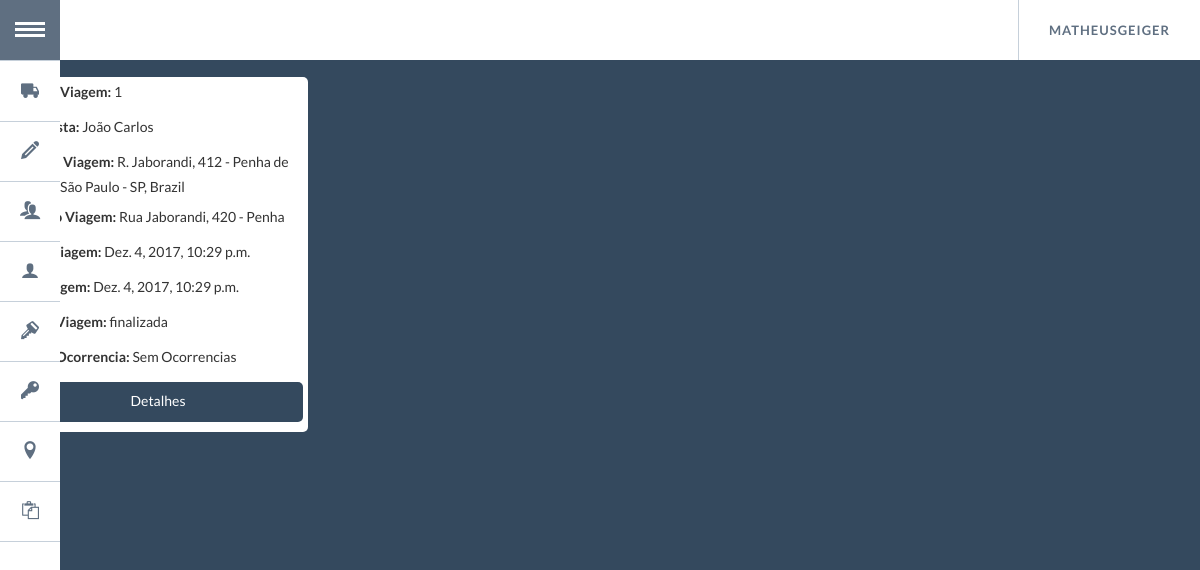
The app's page / (signed in) with its own data.
### app/models.py (models this page shows, shortened)
class Viagem(models.Model):
    cd_viagem = models.AutoField(
        primary_key=True
    )
    origem_viagem = models.CharField(
        null=True,
        blank=True,
        max_length=100
    )
    destino_viagem = models.CharField(
        max_length=100
    )
    data_inicio_viagem = models.DateTimeField(
        null=True,
        blank=True
    )
    data_fim_viagem = models.DateTimeField(
        null=True,
        blank=True
    )
    status_ocorrencia = models.BooleanField(default=False)
    status_viagem = models.CharField(
        max_length=64,
        choices=(
            ('nao_iniciada', 'Nao Iniciada'),
            ('finalizada', 'Finalizada'),
            ('em_andamento', 'Em Andamento'),
            ('cancelada', 'Cancelada')
        ),
        default='nao_iniciada'
    )
    cd_motorista_viagem = models.ForeignKey(
        Motorista,
        null=False,
        blank=False
    )
    class Meta:
        verbose_name = 'Viagem'
        verbose_name_plural = 'Viagens'

class Motorista(models.Model):
    cd_motorista = models.AutoField(
        primary_key=True
    )
    nome_motorista = models.CharField(
        max_length=50
    )
    cpf_motorista = models.CharField(
        max_length=14
    )
    placa_veiculo = models.ForeignKey(
        Veiculo,
        null=False,
        blank=False
    )
    def __unicode__(self):
        return self.nome_motorista or ''
    class Meta:
        verbose_name = 'Motorista'
        verbose_name_plural = 'Motoristas'

### app/views.py (the view)
# urls.py: url(r'^$', app.views.lista_viagem, name='lista_viagem'),
def lista_viagem(request):
    if request.user.is_authenticated():
        viagem = Viagem.objects.all()
        return render(request, 'index_viagem.html', {'viagem' : viagem})
    else:
        return HttpResponseRedirect('/login/?next=%s' % request.path)

### app/templates/index_viagem.html (shortened to what this page needs)
{% extends "base.html" %}
{% block content %}
<div class="container-full" style="padding:0px">
{% for viagem in viagem %}
    <div class="container-card">
      <div class="description-card">
          <p><label>Codigo Viagem:</label> {{ viagem.cd_viagem }}</p>
          {% if viagem.cd_motorista_viagem is not none %}
            <p><label>Motorista: </label> {{viagem.cd_motorista_viagem}}</p>
          {% else %}
            <p class="warning"><label>Motorista: </label> Motorista não definido *</p>
          {% endif %}
          {% if viagem.status_viagem == 'nao_iniciada' %}
          <p class="warning"><label>Origem Viagem: </label>Viagem não Iniciada*</p>
          <p class="warning"><label>Destino Viagem: </label>Viagem não Iniciada*</p>
          <p class="warning"><label>Inicio Viagem: </label>Viagem não Iniciada*</p>
          <p class="warning"><label>Fim Viagem: </label>Viagem não Iniciada*</p>
          <p class="warning"><label>Status Viagem: </label>Viagem não Iniciada*</p>
          {% else %}
          {% if viagem.origem_viagem is not none %}
          <p><label>Origem Viagem: </label> {{ viagem.origem_viagem }}</p>
          {%else%}
          <p><label>Origem Viagem: </label> - </p>
          {%endif%}
          {% if viagem.destino_viagem is not none %}
          <p><label>Destino Viagem: </label> {{ viagem.destino_viagem }}</p>
          {%else%}
          <p><label>Destino Viagem: </label>-</p>
          {%endif%}
          {% if viagem.data_inicio_viagem is not none %}
          <p><label>Inicio Viagem: </label> {{ viagem.data_inicio_viagem }}</p>
          {%else%}
          <p><label>Inicio Viagem: </label> - </p>
          {%endif%}
            {% if viagem.status_viagem == 'em_andamento' %}
              <p><label>Fim Viagem: </label> - </p>
              <p class="alertviagem"><label>Status Viagem: </label> {{ viagem.status_viagem }}</p>
            {%else%}
              <p><label>Fim Viagem: </label> {{ viagem.data_fim_viagem }}</p>
              <p><label>Status Viagem: </label> {{ viagem.status_viagem }}</p>
            {%endif%}
          {% endif %}
          {% if viagem.status_ocorrencia == True %}
          <p><label>Status Ocorrencia: </label> Possui Ocorrencia <span class="warningtrue"></span></p>
          {% else %}
          <p class="warningfalse"><label>Status Ocorrencia: </label> Sem Ocorrencias</p>
          {% endif %}
          <a href="/viagem/{{viagem.cd_viagem}}"><div class="ver_viagem"> Detalhes</div></a>
      </div>
    </div>
{% endfor %}
</div>
{% endblock %}

### app/templates/base.html (shortened to what this page needs)
<!DOCTYPE html>
<html>
<head>
{% block header %}
  <link rel="stylesheet" type="text/css" href="/static/css/bootstrap.min.css" />
  <link rel="stylesheet" type="text/css" href="/static/css/normalize.min.css" />
  <link rel="stylesheet" type="text/css" href="/static/css/popup.min.css" />
  <link rel="stylesheet" type="text/css" href="/static/css/demo.min.css" />
  <link rel="stylesheet" type="text/css" href="/static/css/component.min.css" />
</head>
{% endblock %}
<body>
  {%block menu%}
  <div class="container">
    <ul id="gn-menu" class="gn-menu-main">
      <li class="gn-trigger">
        <a class="gn-icon gn-icon-menu"><span class="">Menu</span></a>
        <nav class="gn-menu-wrapper">
          <div class="gn-scroller">
            <ul class="gn-menu">
              <li><a class="gn-icon gn-icon-viagem" href="/lista_viagem">Listar Viagens</a></li>
              <li><a class="gn-icon gn-nova-viagem" href="/viagem/add_viagem">Cadastrar Viagem</a></li>
              <li><a class="gn-icon gn-icon-motoristas" href="/lista_motorista">Listar Motoristas</a></li>
              <li><a class="gn-icon gn-icon-motorista" href="/motorista/add_motorista">Cadastrar Motorista</a></li>
              <li><a class="gn-icon gn-icon-veiculos" href="/lista_veiculo">Listar Veiculos</a></li>
              <li><a class="gn-icon gn-icon-veiculo" href="/veiculo/add_veiculo">Cadastrar Veiculo</a></li>
              <li><a class="gn-icon gn-icon-locale" href="/lista_ocorrencia/map">Ver Ocorrências</a></li>
              <li><a class="gn-icon gn-icon-ocorrencias" href="/lista_ocorrencia">Listar Ocorrências</a></li>
            </ul>
          </div>
        </nav>
      </li>
        {% if user.is_authenticated %}
      <li class="gn-trigger-right">
        <a class="gn-icon-menu-right"><span>{{ user.username }}</span></a>
        {% else %}
        <li>
        <a class="" href="/login"><span class="gn-icon gn-icon-login">Realizar Login</span></a>
        </nav>
        {% endif %}
      </li>
    </ul>
  </div>
{% endblock %}
{% block content %}{% endblock %}
</body>
</html>

### records on screen
Viagem: cd_viagem "1", cd_motorista_viagem "João Carlos", origem_viagem "R. Jaborandi, 412 - Penha de Franca, São Paulo - SP, Brazil", destino_viagem "Rua Jaborandi, 420 - Penha", data_inicio_viagem "Dez. 4, 2017, 10:29 p.m.", data_fim_viagem "Dez. 4, 2017, 10:29 p.m.", status_viagem "finalizada", shows "Status Ocorrencia:", status_ocorrencia "Sem Ocorrencias"

### other values on screen
{{ user.username }} "MATHEUSGEIGER"
